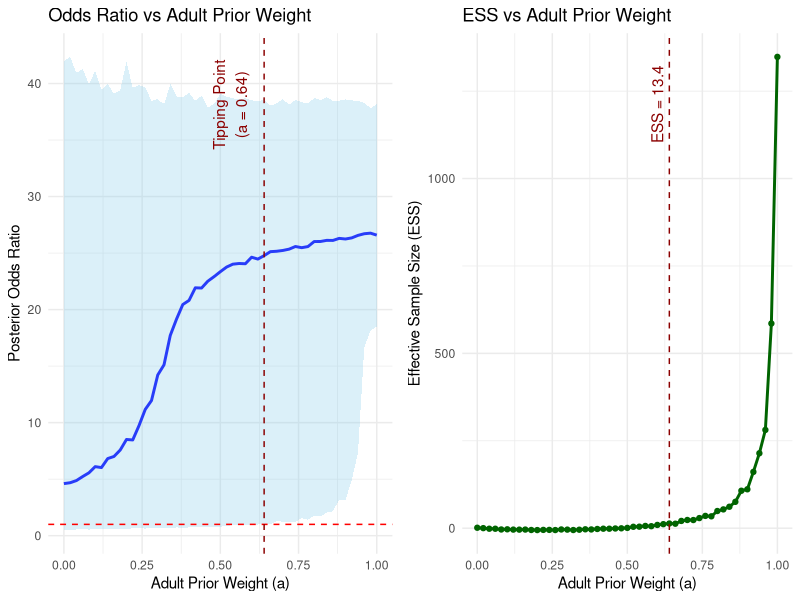
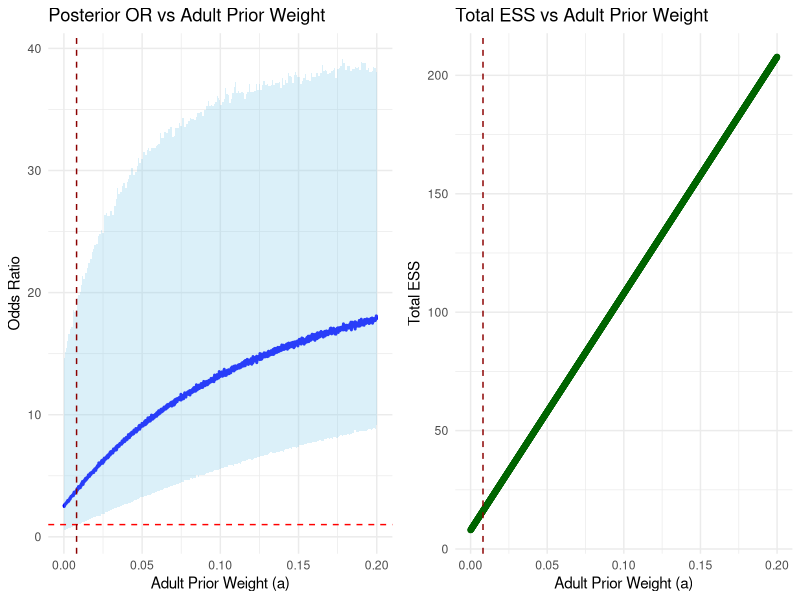

Generate these figures, in order, with R:
## ---- chunk 1
library(ggplot2)
library(gridExtra)
set.seed(123)

# Adult data
adult_drugA_x = 375
adult_drugA_n = 509
adult_placebo_x = 45
adult_placebo_n = 494

# Pediatric data
pediatric_drugA_x = 15
pediatric_drugA_n = 30
pediatric_placebo_x = 1
pediatric_placebo_n = 6

# Step 1: Adult log(OR) and SE
logor_adult = log( (adult_drugA_x/(adult_drugA_n - adult_drugA_x)) / (adult_placebo_x/(adult_placebo_n - adult_placebo_x)) )
se_adult = sqrt( 1/adult_drugA_x + 1/(adult_drugA_n - adult_drugA_x) + 1/adult_placebo_x + 1/(adult_placebo_n - adult_placebo_x) )
var_adult = se_adult^2

# Step 2: Pediatric log(OR) and SE
logor_ped = log( (pediatric_drugA_x/(pediatric_drugA_n - pediatric_drugA_x)) / (pediatric_placebo_x/(pediatric_placebo_n - pediatric_placebo_x)) )
se_ped = sqrt( 1/pediatric_drugA_x + 1/(pediatric_drugA_n - pediatric_drugA_x) + 1/pediatric_placebo_x + 1/(pediatric_placebo_n - pediatric_placebo_x) )
var_ped = se_ped^2

# Step 3: Skeptical prior variance
n_pediatric = pediatric_drugA_n + pediatric_placebo_n
var_per_subject = var_ped * (n_pediatric / 2)
skeptical_mu = 0
skeptical_var = var_per_subject

# Step 4: Define adult prior weight sequence
a_seq = seq(0, 1, by = 0.02)

# Step 5: Storage
n_samples = 5000
results = data.frame(
  a = a_seq,
  OR_median = numeric(length(a_seq)),
  OR_low = numeric(length(a_seq)),
  OR_high = numeric(length(a_seq)),
  ESS = numeric(length(a_seq))
)

# Step 6: Pediatric-only posterior variance (for ESS baseline)
skeptical_mu_vague = 0
skeptical_var_vague = 1e6  

var_post_ped_only = 1 / (1/skeptical_var_vague + 1/var_ped)
mu_post_ped_only = var_post_ped_only * (skeptical_mu_vague/skeptical_var_vague + logor_ped/var_ped)
ped_only_samples = rnorm(n_samples, mean = mu_post_ped_only, sd = sqrt(var_post_ped_only))
var_no_prior = var(ped_only_samples)

# Step 7: Functions

update_posterior_component <- function(mu_prior, var_prior, mu_lik, var_lik) {
  var_post = 1 / (1/var_prior + 1/var_lik)
  mu_post = var_post * (mu_prior/var_prior + mu_lik/var_lik)
  return(list(mu = mu_post, var = var_post))
}

compute_Cj <- function(mu_prior, var_prior, mu_lik, var_lik) {
  var_sum = var_prior + var_lik
  dnorm(mu_lik, mean = mu_prior, sd = sqrt(var_sum))
}

# Step 8: Loop over each weight
for (i in seq_along(a_seq)) {
  a = a_seq[i]
  
  # Prior settings
  k0 = c(a, 1 - a)  # (adult prior weight, skeptical prior weight)
  
  priors = list(
    list(mu = logor_adult, var = var_adult),
    list(mu = skeptical_mu, var = skeptical_var)
  )
  
  # Update each posterior component and compute Cj
  posterior_components = list()
  Cj = numeric(length(priors))
  
  for (j in 1:length(priors)) {
    prior = priors[[j]]
    posterior_components[[j]] = update_posterior_component(prior$mu, prior$var, logor_ped, var_ped)
    Cj[j] = compute_Cj(prior$mu, prior$var, logor_ped, var_ped)
  }
  
  # Update weights
  k1 = k0 * Cj
  k1 = k1 / sum(k1)
  
  # Mixture posterior sampling
  samples_logor = numeric(n_samples)
  
  for (s in 1:n_samples) {
    component = sample(1:2, size=1, prob=k1)
    samples_logor[s] = rnorm(1, mean = posterior_components[[component]]$mu, sd = sqrt(posterior_components[[component]]$var))
  }
  
  samples_or = exp(samples_logor)
  
  # Save results
  results$OR_median[i] = median(samples_or)
  results$OR_low[i] = quantile(samples_or, 0.025)
  results$OR_high[i] = quantile(samples_or, 0.975)
  
  # ESS calculation
  var_with_prior = var(samples_logor)
  results$ESS[i] = n_pediatric * (var_no_prior / var_with_prior - 1)
}

#  Tipping Point
tipping_point = results[which(results$OR_low > 1)[1], ]

if (!is.na(tipping_point$a)) {
  ess_at_tipping = results$ESS[which(results$a == tipping_point$a)]
  
  cat("Tipping Point Found!\n")
  cat("Adult Prior Weight (a):", tipping_point$a, "\n")
  cat("Posterior OR Median:", round(tipping_point$OR_median, 2), "\n")
  cat("95% CI: (", round(tipping_point$OR_low, 2), ",", round(tipping_point$OR_high, 2), ")\n")
  cat("Tipping Point ESS:", round(ess_at_tipping, 1), "pediatric patients\n")
} else {
  cat("No tipping point found within a ∈ [0,1].\n")
}

# Step 10: Plot

p1 <- ggplot(results, aes(x = a)) +
  geom_line(aes(y = OR_median), color = "blue", size = 1) +
  geom_ribbon(aes(ymin = OR_low, ymax = OR_high), fill = "skyblue", alpha = 0.3) +
  geom_hline(yintercept = 1, linetype = "dashed", color = "red") +
  geom_vline(xintercept = tipping_point$a, linetype = "dashed", color = "darkred") +
  annotate("text", x = tipping_point$a, y = max(results$OR_high)*0.9,
           label = paste0("Tipping Point\n(a = ", tipping_point$a, ")"),
           color = "darkred", angle = 90, vjust = -0.5) +
  labs(
    title = "Odds Ratio vs Adult Prior Weight ",
    x = "Adult Prior Weight (a)",
    y = "Posterior Odds Ratio"
  ) +
  theme_minimal()

p2 <- ggplot(results, aes(x = a, y = ESS)) +
  geom_line(color = "darkgreen", size = 1) +
  geom_point(color = "darkgreen") +
  geom_vline(xintercept = tipping_point$a, linetype = "dashed", color = "darkred") +
  annotate("text", x = tipping_point$a, y = max(results$ESS)*0.9,
           label = paste0("ESS = ", round(ess_at_tipping, 1)),
           color = "darkred", angle = 90, vjust = -0.5) +
  labs(
    title = "ESS vs Adult Prior Weight",
    x = "Adult Prior Weight (a)",
    y = "Effective Sample Size (ESS)"
  ) +
  theme_minimal()

grid.arrange(p1, p2, ncol = 2)

## ---- chunk 2
library(ggplot2)
library(gridExtra)
set.seed(123)

# Step 1: Input data

# Adult data
adult_drugA_x = 375
adult_drugA_n = 509
adult_placebo_x = 45
adult_placebo_n = 494

# Pediatric data
pediatric_drugA_x = 15
pediatric_drugA_n = 30
pediatric_placebo_x = 1
pediatric_placebo_n = 6

# Step 2: Adult prior - Beta parameters
adult_beta_drug_a = adult_drugA_x + 1
adult_beta_drug_b = adult_drugA_n - adult_drugA_x + 1
adult_beta_placebo_a = adult_placebo_x + 1
adult_beta_placebo_b = adult_placebo_n - adult_placebo_x + 1

# Step 3: Weak skeptical prior - Beta(2,2)
weak_prior_a = 2
weak_prior_b = 2

# Step 4: Settings
n_samples = 5000
a_seq = seq(0, 0.2, by = 0.0001)

results = data.frame(
  a = numeric(0), 
  OR_median = numeric(0), 
  OR_low = numeric(0), 
  OR_high = numeric(0)
)

ess_results = data.frame(
  a = numeric(0),
  ESS_drug = numeric(0),
  ESS_placebo = numeric(0),
  ESS_total = numeric(0)
)

# Step 5: Main loop
for (a in a_seq) {
  
  # Define prior components for drug
  prior1_drug_a = a * adult_beta_drug_a + (1-a) * weak_prior_a
  prior1_drug_b = a * adult_beta_drug_b + (1-a) * weak_prior_b
  
  # Define prior components for placebo
  prior1_placebo_a = a * adult_beta_placebo_a + (1-a) * weak_prior_a
  prior1_placebo_b = a * adult_beta_placebo_b + (1-a) * weak_prior_b
  
  # Pediatric likelihood
  x_drug = pediatric_drugA_x
  n_drug = pediatric_drugA_n
  x_placebo = pediatric_placebo_x
  n_placebo = pediatric_placebo_n
  
  # Posterior for each prior component
  post1_drug_a = prior1_drug_a + x_drug
  post1_drug_b = prior1_drug_b + (n_drug - x_drug)
  
  post1_placebo_a = prior1_placebo_a + x_placebo
  post1_placebo_b = prior1_placebo_b + (n_placebo - x_placebo)
  
  # Compute marginal likelihood Cj
  C_drug = beta(post1_drug_a, post1_drug_b) / beta(prior1_drug_a, prior1_drug_b)
  C_placebo = beta(post1_placebo_a, post1_placebo_b) / beta(prior1_placebo_a, prior1_placebo_b)
  
  # Updated weights
  k0 = c(0.5, 0.5)  # initial mixture weights
  k1_drug = k0[1] * C_drug
  k1_placebo = k0[2] * C_placebo
  
  sum_k1 = k1_drug + k1_placebo
  
  w_drug = k1_drug / sum_k1
  w_placebo = k1_placebo / sum_k1
  
  # Sample mixture posterior
  p_drug_samples = numeric(n_samples)
  p_placebo_samples = numeric(n_samples)
  
  for (s in 1:n_samples) {
    # sample drug
    if (runif(1) < w_drug) {
      p_drug_samples[s] = rbeta(1, post1_drug_a, post1_drug_b)
    } else {
      p_drug_samples[s] = rbeta(1, post1_drug_a, post1_drug_b) # actually the same since 2 components merged
    }
    # sample placebo
    if (runif(1) < w_placebo) {
      p_placebo_samples[s] = rbeta(1, post1_placebo_a, post1_placebo_b)
    } else {
      p_placebo_samples[s] = rbeta(1, post1_placebo_a, post1_placebo_b)
    }
  }
  
  # Calculate OR
  or_samples = (p_drug_samples / (1 - p_drug_samples)) / (p_placebo_samples / (1 - p_placebo_samples))
  
  # Save OR
  results = rbind(results, data.frame(
    a = a,
    OR_median = median(or_samples),
    OR_low = quantile(or_samples, 0.025),
    OR_high = quantile(or_samples, 0.975)
  ))
  
  # ESS calculation
  ess_drug = (post1_drug_a + post1_drug_b) - pediatric_drugA_n
  ess_placebo = (post1_placebo_a + post1_placebo_b) - pediatric_placebo_n
  ess_total = ess_drug + ess_placebo
  
  ess_results = rbind(ess_results, data.frame(
    a = a,
    ESS_drug = ess_drug,
    ESS_placebo = ess_placebo,
    ESS_total = ess_total
  ))
}

# Step 6: Find Tipping Point
tipping_point = results[which(results$OR_low > 1)[1], ]

if (!is.na(tipping_point$a)) {
  
  tipping_a = tipping_point$a
  
  # 找到对应a下的ESS
  ess_at_tipping = ess_results[ess_results$a == tipping_a, ]
  
  cat("Tipping Point Found!\n")
  cat("Adult Prior Weight (a):", tipping_point$a, "\n")
  cat("Posterior OR Median:", round(tipping_point$OR_median, 2), "\n")
  cat("95% Credible Interval: (", round(tipping_point$OR_low, 2), ",", round(tipping_point$OR_high, 2), ")\n")
  cat("Effective Sample Size at Tipping Point:\n")
  cat("- Drug Group ESS:", round(ess_at_tipping$ESS_drug, 1), "\n")
  cat("- Placebo Group ESS:", round(ess_at_tipping$ESS_placebo, 1), "\n")
  cat("- Total ESS:", round(ess_at_tipping$ESS_total, 1), "\n")
} else {
  cat("No tipping point found.\n")
}

# Step 7: Plot
p1 <- ggplot(results, aes(x = a)) +
  geom_line(aes(y = OR_median), color = "blue", linewidth = 1) +
  geom_ribbon(aes(ymin = OR_low, ymax = OR_high), fill = "skyblue", alpha = 0.3) +
  geom_hline(yintercept = 1, linetype = "dashed", color = "red") +
  geom_vline(xintercept = tipping_point$a, linetype = "dashed", color = "darkred") +
  theme_minimal() +
  labs(
    title = "Posterior OR vs Adult Prior Weight",
    x = "Adult Prior Weight (a)",
    y = "Odds Ratio"
  )

p2 <- ggplot(ess_results, aes(x = a, y = ESS_total)) +
  geom_line(color = "darkgreen", linewidth = 1) +
  geom_point(color = "darkgreen") +
  geom_vline(xintercept = tipping_point$a, linetype = "dashed", color = "darkred") +
  theme_minimal() +
  labs(
    title = "Total ESS vs Adult Prior Weight",
    x = "Adult Prior Weight (a)",
    y = "Total ESS"
  )

grid.arrange(p1, p2, ncol = 2)

